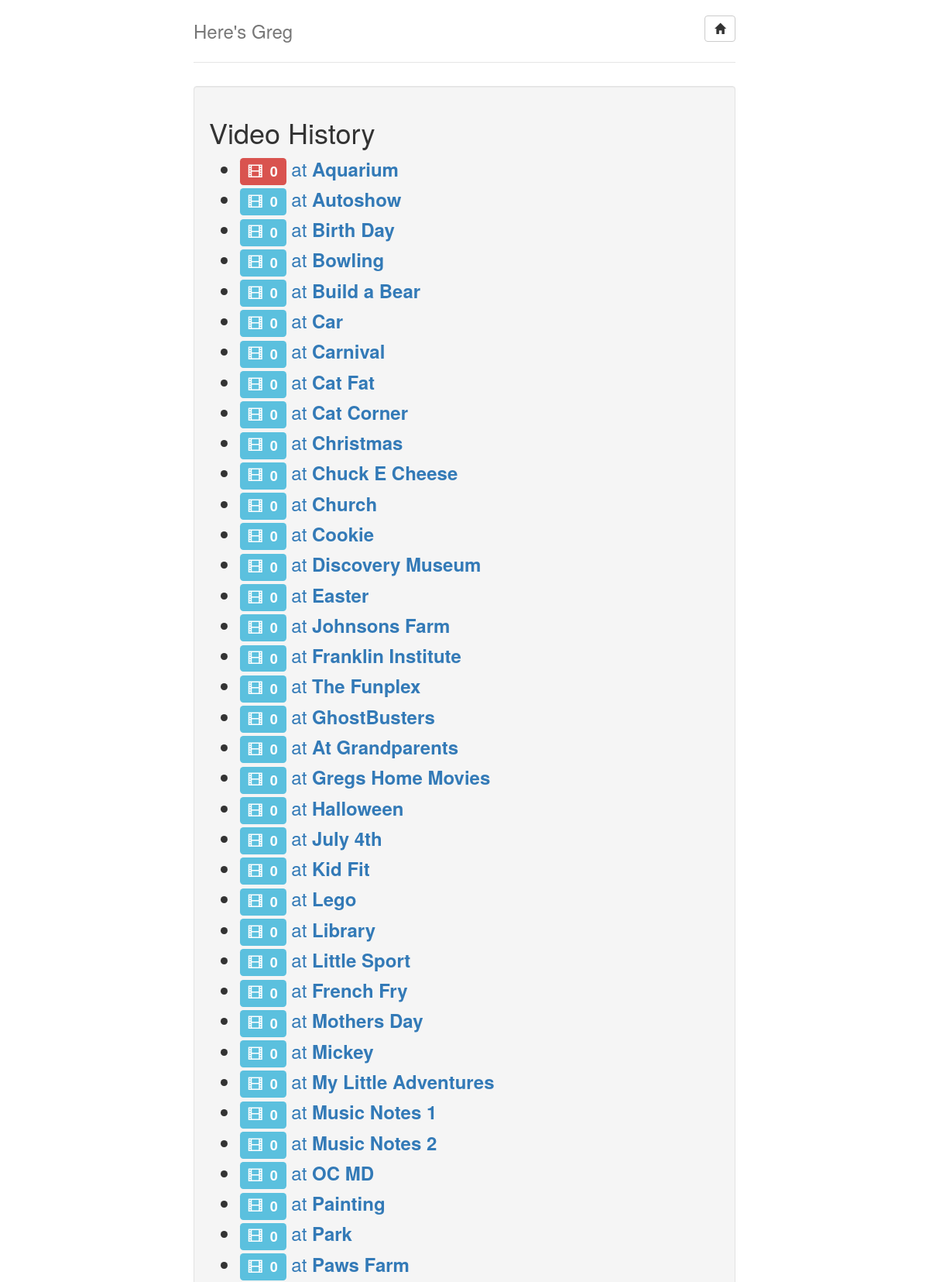
The app's page /filterList.php (signed in, upper part) with its own data.
### tables this page shows
CREATE TABLE `filter` (
  `filter_id` int(11) NOT NULL AUTO_INCREMENT,
  `visiblename` varchar(50) NOT NULL,
  `filename` varchar(50) NOT NULL,
  `type` varchar(10) NOT NULL,
  `isArchived` tinyint(1) NOT NULL DEFAULT '0',
  PRIMARY KEY (`filter_id`)
);

### filterList.php (the view, shortened to what this page needs)
<!DOCTYPE html>
<html lang="en">
  <head>
    <link href="css/bootstrap.min.css" rel="stylesheet">
    <link href="css/ie10-viewport-bug-workaround.css" rel="stylesheet">
    <link href="css/jumbotron-narrow.css" rel="stylesheet">
  </head>
  <body>
    <div class="container">
      <div class="header clearfix">
        <nav>
            <ul class="nav nav-pills pull-right">
                <button type="button" class="btn btn-default" onclick="window.location='index.php';">
                    <span class="glyphicon glyphicon-home" aria-hidden="true" ></span>
                </button>
            </ul>
        </nav>
        <h3 class="text-muted">Here's <?php echo APPNAME;?></h3>
      </div>
      <?php
        $conn = connectDB();
        $sql = "SELECT filter_id, filterName, visiblename, COUNT(id) as 'total' FROM media m right join filter f on m.filterName = f.filename GROUP BY filter_id ";
        $stmt = $conn->prepare($sql);
        $stmt->execute();
        $result = $stmt->fetchAll();
        $retStr = "";
        foreach($result as $r)
        {
          $retStr = $retStr . '<li>
            <span class="label label-info widelbl" id="spnct_'.$r['total'].'"><span class="glyphicon glyphicon-film" aria-hidden="true"></span>
            &nbsp;'.$r['total'].'</i></span><a href="vidList.php?view=filter_'.$r['filterName'].'"> at <b>'.strip_tags(str_replace("<br>", " ", $r['visiblename'])).'</b>
            </a></li>';
        }
      ?>
      <div class="well" >
        <h1>Video History</h1>
        <ul>
          <?php echo $retStr; ?>
        </ul>
      </div>
    </div>
  </body>
</html>

### css/jumbotron-narrow.css (style rules this page uses)
body { padding-top: 20px; padding-bottom: 20px; }
.header, .marketing, .footer { padding-right: 15px; padding-left: 15px; }
.header { padding-bottom: 20px; border-bottom: 1px solid #e5e5e5; }
.header h3 { margin-top: 0; margin-bottom: 0; line-height: 40px; }
@media (min-width: 768px) { .container { max-width: 730px; } }
@media screen and (min-width: 768px) { .header, .marketing, .footer { padding-right: 0; padding-left: 0; } }
@media screen and (min-width: 768px) { .header { margin-bottom: 30px; } }

### filterList.php (style rules this page uses)
ul li { text-align:left; font-size:24px;padding-bottom:5px; }
.widelbl { min-width: 150px !important; }

### records on screen
filter: visiblename "Aquarium"
filter: visiblename "Autoshow"
filter: visiblename "Birth Day"
filter: visiblename "Bowling"
filter: visiblename "Build a Bear"
filter: visiblename "Car"
filter: visiblename "Carnival"
filter: visiblename "Cat Fat"
filter: visiblename "Cat Corner"
filter: visiblename "Christmas"
filter: visiblename "Chuck E Cheese"
filter: visiblename "Church"
filter: visiblename "Cookie"
filter: visiblename "Discovery Museum"
filter: visiblename "Easter"
filter: visiblename "Johnsons Farm"
filter: visiblename "Franklin Institute"
filter: visiblename "The Funplex"
filter: visiblename "GhostBusters"
filter: visiblename "At Grandparents"
filter: visiblename "Gregs Home Movies"
filter: visiblename "Halloween"
filter: visiblename "July 4th"
filter: visiblename "Kid Fit"
filter: visiblename "Lego"
filter: visiblename "Library"
filter: visiblename "Little Sport"
filter: visiblename "French Fry"
filter: visiblename "Mothers Day"
filter: visiblename "Mickey"
filter: visiblename "My Little Adventures"
filter: visiblename "Music Notes 1"
filter: visiblename "Music Notes 2"
filter: visiblename "OC MD"
filter: visiblename "Painting"
filter: visiblename "Park"
filter: visiblename "Paws Farm"

### other values on screen
APPNAME "Greg"
$r['total'] "0 0 0 0 0 0 0 0 0 0 0 0 0 0 0 0 0 0 0 0 0 0 0 0 0 0 0 0 0 0 0 0 0 0 0 0 0"
